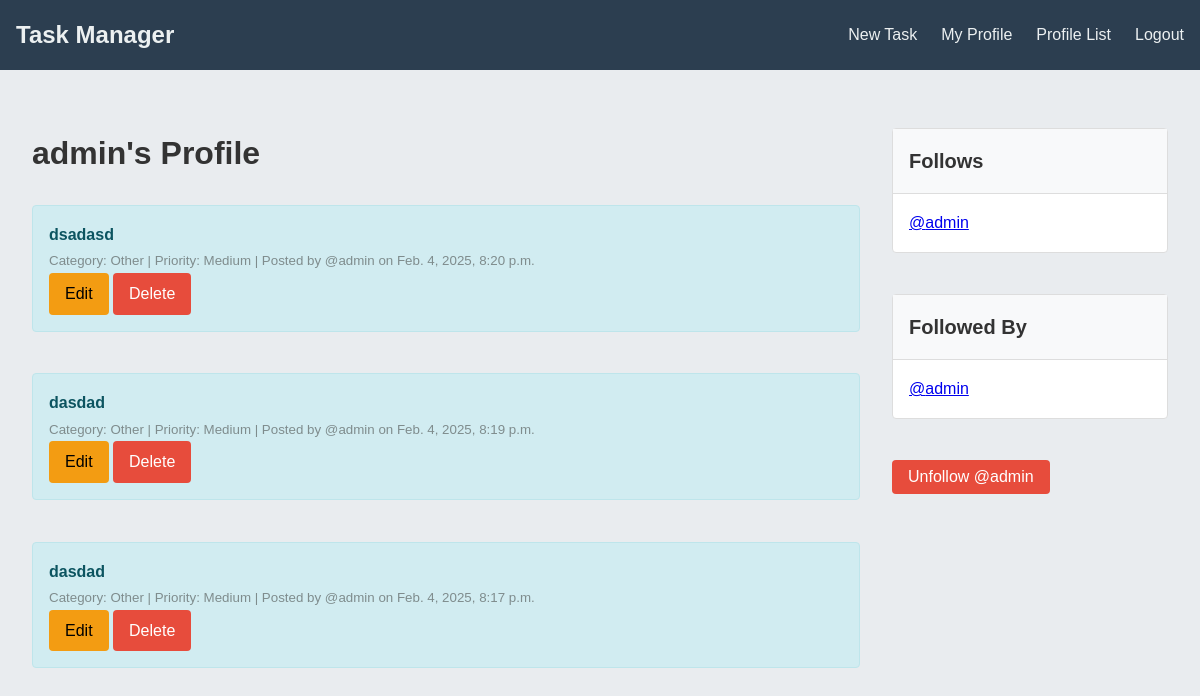
/profile/1 (signed in), run on an earlier commit of the app's database.
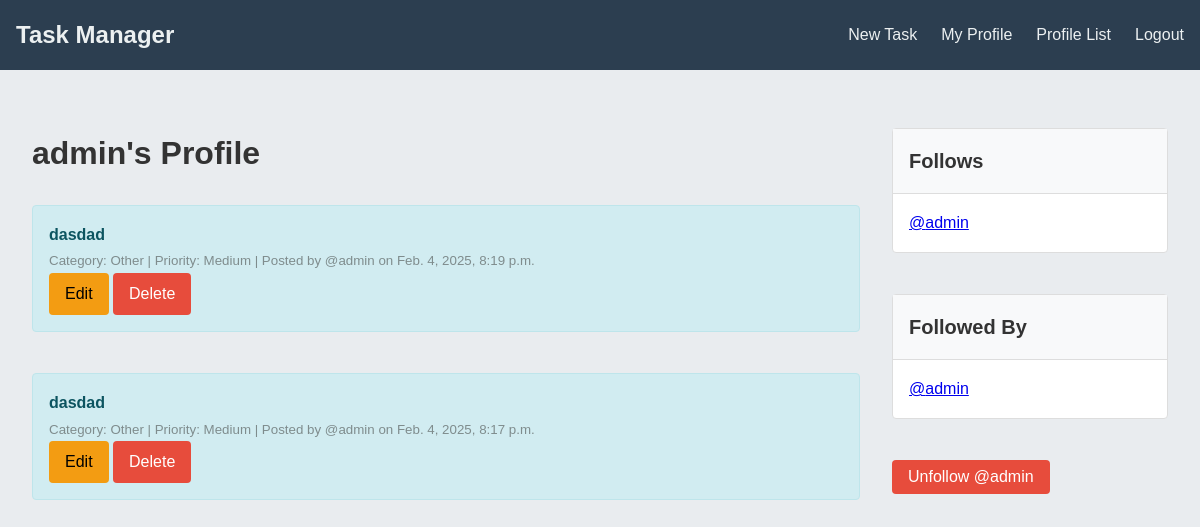
And on a later commit of the database.
### TaskWeb/models.py (models this page shows, shortened)
class Task(models.Model):
    PRIORITY_CHOICES = [
        ('low', 'Low'),
        ('medium', 'Medium'),
        ('high', 'High'),
    ]
    CATEGORY_CHOICES = [
        ('work', 'Work'),
        ('home', 'Home'),
        ('hobby', 'Hobby'),
        ('other', 'Other'),
    ]
    user = models.ForeignKey(User, related_name="tasks", on_delete=models.CASCADE)
    body = models.CharField(max_length=150)
    created_at = models.DateTimeField(auto_now_add=True)
    category = models.CharField(max_length=50, choices=CATEGORY_CHOICES, default='other')
    priority = models.CharField(max_length=50, choices=PRIORITY_CHOICES, default='medium')
    completed = models.BooleanField(default=False)

class Profile(models.Model):
    user = models.OneToOneField(User, on_delete=models.CASCADE)
    follows = models.ManyToManyField("self", related_name="followed_by", symmetrical=False, blank=True)
    date_modified = models.DateTimeField(auto_now=True)
    def __str__(self):
        return self.user.username

### TaskWeb/views.py (the view, shortened to what this page needs)
# urls.py: path('profile/<int:pk>', views.profile, name='profile'),
def profile(request, pk):
    if request.user.is_authenticated:
        profile = Profile.objects.get(user_id=pk)
        tasks = Task.objects.filter(user_id=pk).order_by("-created_at")
        return render(request, "profile.html", {"profile": profile, "tasks": tasks})
    else:
        messages.success(request, "You must be logged in to view this page!")
        return redirect('home')

### TaskWeb/templates/profile.html (shortened to what this page needs)
{% extends 'base.html' %}
{% load static %}
{% block content %}
{% if profile %}
    <div class="container">
        <div class="profile-content">
            <div class="profile-main">
                <h1>{{ profile.user.username }}'s Profile</h1>
                <br>
                {% if tasks %}
                    {% for task in tasks %}
                        <div class="custom-alert">
                            <strong>{{ task.body }}</strong><br>
                            <small class="text-muted">
                                Category: {{ task.get_category_display }} |
                                Priority: {{ task.get_priority_display }} |
                                Posted by @{{ task.user.username }} on {{ task.created_at }}
                            </small>
                            <br>
                            <a href="{% url 'editTask' task.id %}" class="btn btn-warning">Edit</a>
                            <a href="{% url 'deleteTask' task.id %}" class="btn btn-danger">Delete</a>
                        </div>
                        <br>
                    {% endfor %}
                {% endif %}
            </div>
            <div class="profile-sidebar">
                <div class="custom-card">
                    <h5 class="custom-card-header">Follows</h5>
                    <div class="custom-card-body">
                        <p class="custom-card-text">
                            {% for following in profile.follows.all %}
                                <a href="{% url 'profile' following.user.id %}">@{{ following }}</a><br>
                            {% endfor %}
                        </p>
                    </div>
                </div>
                <br>
                <div class="custom-card">
                    <h5 class="custom-card-header">Followed By</h5>
                    <div class="custom-card-body">
                        <p class="custom-card-text">
                            {% for following in profile.followed_by.all %}
                                <a href="{% url 'profile' following.user.id %}">@{{ following }}</a><br>
                            {% endfor %}
                        </p>
                    </div>
                </div>
                <br>
                <form method="POST">
                    {% if profile in user.profile.follows.all %}
                        <button class="btn btn-danger" name="follow" value="unfollow" type="submit">Unfollow @{{ profile.user.username }}</button>
                    {% else %}
                        <button class="btn btn-success" name="follow" value="follow" type="submit">Follow @{{ profile.user.username }}</button>
                    {% endif %}
                </form>
                <br>
            </div>
        </div>
    </div>
{% endif %}
{% endblock %}

What changed in the data, as far as the page shows it:
removed Task: body "dsadasd", category "Other", priority "Medium", user.username "admin", created_at "Feb. 4, 2025, 8:20 p.m."
